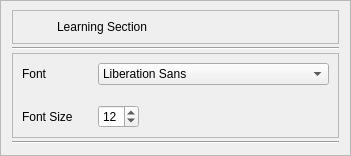
                             <widget class="QFrame" name="frame_119">
                              <property name="frameShape">
                               <enum>QFrame::StyledPanel</enum>
                              </property>
                              <property name="frameShadow">
                               <enum>QFrame::Raised</enum>
                              </property>
                              <layout class="QVBoxLayout" name="verticalLayout_160">
                               <property name="spacing">
                                <number>3</number>
                               </property>
                               <property name="topMargin">
                                <number>9</number>
                               </property>
                               <item>
                                <widget class="QFrame" name="frame_122">
                                 <property name="maximumSize">
                                  <size>
                                   <width>16777215</width>
                                   <height>50</height>
                                  </size>
                                 </property>
                                 <property name="frameShape">
                                  <enum>QFrame::StyledPanel</enum>
                                 </property>
                                 <property name="frameShadow">
                                  <enum>QFrame::Raised</enum>
                                 </property>
                                 <layout class="QHBoxLayout" name="horizontalLayout_58">
                                  <property name="spacing">
                                   <number>0</number>
                                  </property>
                                  <property name="leftMargin">
                                   <number>9</number>
                                  </property>
                                  <property name="topMargin">
                                   <number>9</number>
                                  </property>
                                  <property name="rightMargin">
                                   <number>9</number>
                                  </property>
                                  <property name="bottomMargin">
                                   <number>9</number>
                                  </property>
                                  <item>
                                   <widget class="QLabel" name="label_41">
                                    <property name="maximumSize">
                                     <size>
                                      <width>35</width>
                                      <height>16777215</height>
                                     </size>
                                    </property>
                                    <property name="text">
                                     <string/>
                                    </property>
                                    <property name="pixmap">
                                     <pixmap resource="icons.qrc">:/icons/icons/book.svg</pixmap>
                                    </property>
                                   </widget>
                                  </item>
                                  <item>
                                   <widget class="QLabel" name="label_29">
                                    <property name="styleSheet">
                                     <string notr="true">font: 18pt &quot;MS Shell Dlg 2&quot;;</string>
                                    </property>
                                    <property name="text">
                                     <string>Learning Section</string>
                                    </property>
                                   </widget>
                                  </item>
                                 </layout>
                                </widget>
                               </item>
                               <item>
                                <widget class="Line" name="line_13">
                                 <property name="orientation">
                                  <enum>Qt::Horizontal</enum>
                                 </property>
                                </widget>
                               </item>
                               <item alignment="Qt::AlignLeft">
                                <widget class="QFrame" name="frame_123">
                                 <property name="styleSheet">
                                  <string notr="true">font: 11pt &quot;MS Shell Dlg 2&quot;;</string>
                                 </property>
                                 <property name="frameShape">
                                  <enum>QFrame::StyledPanel</enum>
                                 </property>
                                 <property name="frameShadow">
                                  <enum>QFrame::Raised</enum>
                                 </property>
                                 <layout class="QGridLayout" name="gridLayout_6">
                                  <property name="horizontalSpacing">
                                   <number>25</number>
                                  </property>
                                  <property name="verticalSpacing">
                                   <number>20</number>
                                  </property>
                                  <item row="0" column="1" alignment="Qt::AlignLeft">
                                   <widget class="QFontComboBox" name="settings_fontComboBox">
                                    <property name="editable">
                                     <bool>false</bool>
                                    </property>
                                   </widget>
                                  </item>
                                  <item row="0" column="0">
                                   <widget class="QLabel" name="label_35">
                                    <property name="text">
                                     <string>Font</string>
                                    </property>
                                   </widget>
                                  </item>
                                  <item row="2" column="0">
                                   <widget class="QLabel" name="label_25">
                                    <property name="text">
                                     <string>Font Size</string>
                                    </property>
                                   </widget>
                                  </item>
                                  <item row="2" column="1" alignment="Qt::AlignLeft">
                                   <widget class="QSpinBox" name="settings_fontSizeComboBox">
                                    <property name="minimumSize">
                                     <size>
                                      <width>0</width>
                                      <height>0</height>
                                     </size>
                                    </property>
                                    <property name="styleSheet">
                                     <string notr="true"/>
                                    </property>
                                    <property name="minimum">
                                     <number>8</number>
                                    </property>
                                    <property name="maximum">
                                     <number>14</number>
                                    </property>
                                    <property name="value">
                                     <number>12</number>
                                    </property>
                                   </widget>
                                  </item>
                                 </layout>
                                </widget>
                               </item>
                               <item>
                                <widget class="Line" name="line_17">
                                 <property name="orientation">
                                  <enum>Qt::Horizontal</enum>
                                 </property>
                                </widget>
                               </item>
                              </layout>
                             </widget>
